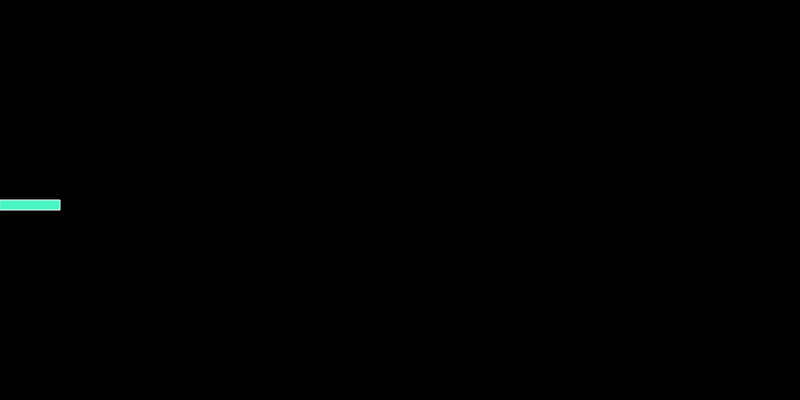
Frame 1 (no input)
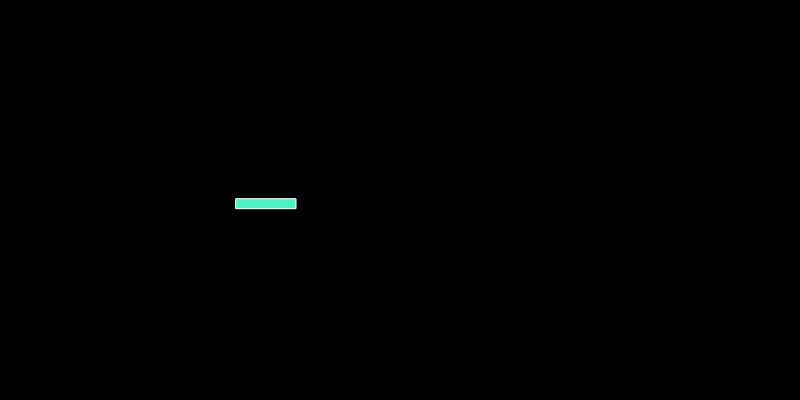
Frame 60 (no input)
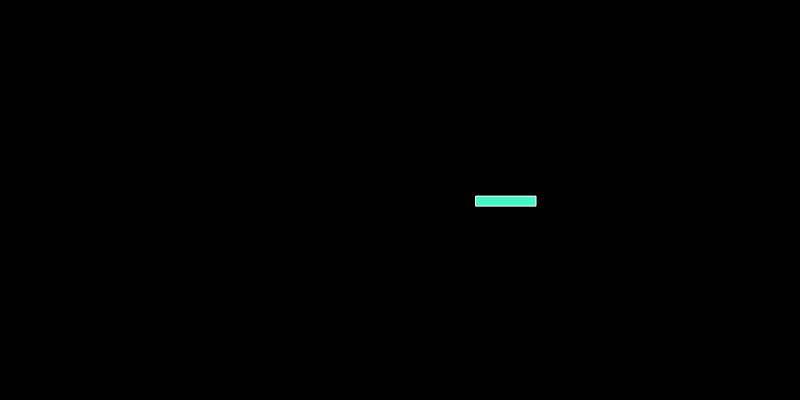
Frame 120 (the mouse pressed at the canvas centre since frame 60)

The p5.js sketch that drew these frames (run headless with seeded random() and noise() and a simulated clock; from frame 60 on, the mouse is pressed at the canvas centre):

// p5.js sketch
// ── sketch.js
// Where is the car
class Carro{
  constructor(alto, ancho, color, name){
    this.alto = alto;
    this.ancho = ancho;
    this.color = color;
    this.name = name;
  }
}

function setup() {
  createCanvas(800, 400);
  // Starts in the middle
  y = height - height/2;
  x = 0;
  let miCarro = new Carro (10, 60, (blue), "MiLambo");
  
  console.log("Canvas height is: " + this.height + "px");
  console.log("Canvas width is: " + this.width + "px");
  console.log("Width car is: " + miCarro.ancho + "px");
  console.log("Height car is: " + miCarro.alto + "px");
  console.log("Name car is: " + miCarro.name + "!");
}

function draw() {
  background(0);  
  display();
  move();
}

function move(){
  // Jiggling randomly
  y = y + random(-2, 2);
  
  if (x > width) {
    // Reset 
    x = 0;
    y = height - height /2;
  } else {
    // Moving up at a constant speed
    x = x + 4;
  }
}

function display(){
  // Draw a car
  stroke(255);
  fill(69,245,195);
  rect(x, y, 60, 10);
}

// ── estilos.css
* {
	padding: 0;
	margin: 0;
	box-sizing: border-box;
	border: 0;
	box-sizing: border-box;
}

body {
	background: #dfdfdf;
	font-family: Arial, Helvetica, sans-serif;
    text-align: center;
    text-decoration: none;
    list-style: none;
}

h1 {
    margin-top: 50px;
}

h3 {
    margin: 50px;
}

a {
    list-style: none;
    text-decoration: none;
    color: white;
    background-color: rgb(75, 20, 126);
    padding: 14px;
    border-radius: 14px;
    transition: 0.3s ease-in-out;
    margin: 10px;
}

a:hover {
    background-color: blueviolet;
    font-weight: bold;
}
